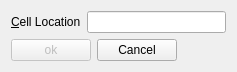
<?xml version="1.0" encoding="UTF-8"?>
<ui version="4.0">
 <class>Dialog</class>
 <widget class="QDialog" name="Dialog">
  <property name="geometry">
   <rect>
    <x>0</x>
    <y>0</y>
    <width>237</width>
    <height>71</height>
   </rect>
  </property>
  <property name="windowTitle">
   <string>Go To Cell</string>
  </property>
  <layout class="QVBoxLayout" name="verticalLayout">
   <item>
    <layout class="QHBoxLayout" name="horizontalLayout">
     <item>
      <widget class="QLabel" name="label">
       <property name="text">
        <string>&amp;Cell Location</string>
       </property>
       <property name="buddy">
        <cstring>lineEdit</cstring>
       </property>
      </widget>
     </item>
     <item>
      <widget class="QLineEdit" name="lineEdit"/>
     </item>
    </layout>
   </item>
   <item>
    <layout class="QHBoxLayout" name="horizontalLayout_2">
     <item>
      <widget class="QPushButton" name="okButton">
       <property name="enabled">
        <bool>false</bool>
       </property>
       <property name="text">
        <string>ok</string>
       </property>
       <property name="default">
        <bool>true</bool>
       </property>
      </widget>
     </item>
     <item>
      <widget class="QPushButton" name="cancelButton">
       <property name="enabled">
        <bool>true</bool>
       </property>
       <property name="text">
        <string>Cancel</string>
       </property>
      </widget>
     </item>
     <item>
      <spacer name="horizontalSpacer">
       <property name="orientation">
        <enum>Qt::Horizontal</enum>
       </property>
       <property name="sizeHint" stdset="0">
        <size>
         <width>40</width>
         <height>20</height>
        </size>
       </property>
      </spacer>
     </item>
    </layout>
   </item>
  </layout>
 </widget>
 <layoutdefault spacing="6" margin="11"/>
 <tabstops>
  <tabstop>lineEdit</tabstop>
  <tabstop>okButton</tabstop>
  <tabstop>cancelButton</tabstop>
 </tabstops>
 <resources/>
 <connections/>
</ui>
